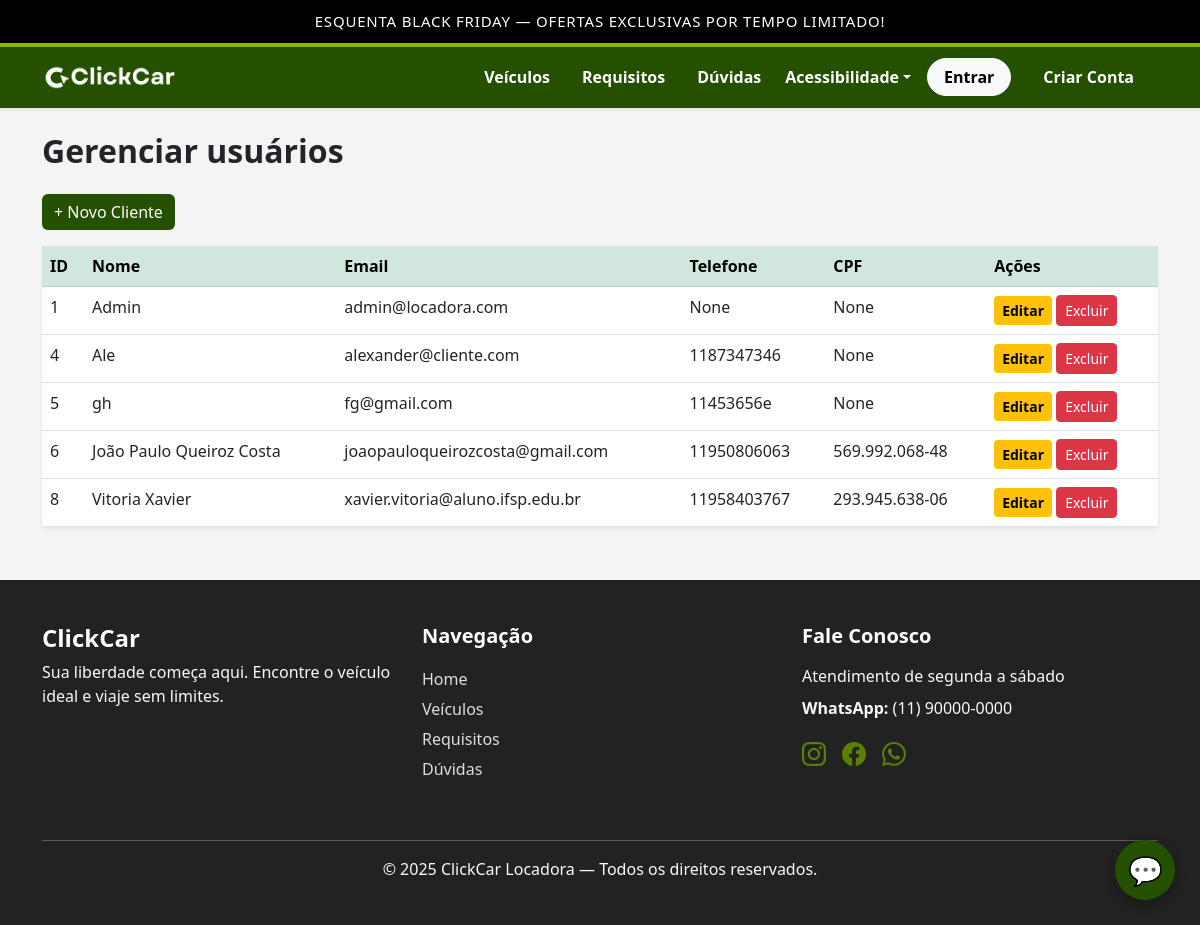
Page /admin/usuario on the earlier database version.
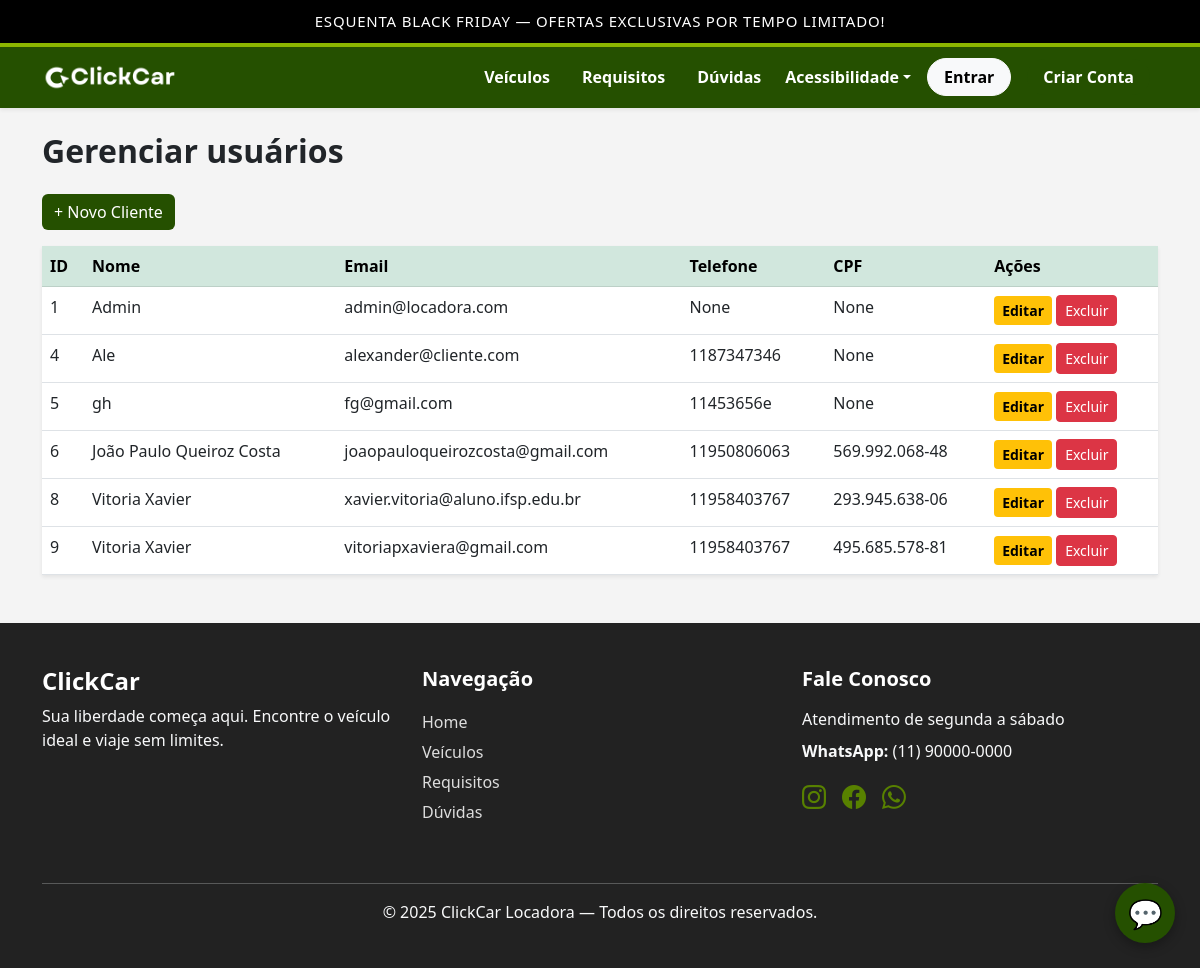
Same page on the later database version.
### models/models.py (models this page shows, shortened)
class Usuario(UserMixin, db.Model):
    __tablename__ = 'usuarios'
    id = db.Column(db.Integer, primary_key=True)
    nome = db.Column(db.String(150), nullable=False)
    email = db.Column(db.String(120), unique=True, nullable=False)
    senha_hash = db.Column(db.String(200), nullable=False)
    perfil_id = db.Column(db.Integer, db.ForeignKey(
        'perfis.id'), nullable=False)
    telefone = db.Column(db.String(20))
    cpf = db.Column(db.String(20))
    criado_em = db.Column(db.DateTime, default=datetime.utcnow)
    email_verificado = db.Column(db.Boolean, default=False)
    codigo_verificacao = db.Column(db.String(6))
    cnh = db.Column(db.String(11), unique=True)
    lista_favoritos = db.relationship('Veiculo', secondary=tabela_favoritos,
                                      backref=db.backref('favoritado_por', lazy='dynamic'))
    enderecos = db.relationship(
        "Endereco",
        backref="usuario",
        cascade="all, delete-orphan",
        lazy=True
    )
    tokens = db.relationship('Token', backref='usuarios',
                             lazy=True, cascade="all, delete-orphan")
    reservas = db.relationship(
        'Reserva',
        backref='usuario',
        cascade="all, delete-orphan"
    )

### controllers/controller.py (the view)
@main.route("/admin/usuario")
def admin_usuario_page():
    db = SessionLocal()
    usuarios = db.query(Usuario).all()
    return render_template("admin/users/list.html", usuarios=usuarios)

### templates/admin/users/list.html (shortened to what this page needs)
{% extends 'base.html' %}
{% block content %}
<h2 class="fw-bold mb-4">Gerenciar usuários</h2>
<a href="{{ url_for('main.admin_novo_cliente') }}" class="btn btn-primary mb-3">+ Novo Cliente</a>
<table class="table table-hover shadow-sm bg-white">
    <thead class="table-success">
        <tr>
            <th>ID</th>
            <th>Nome</th>
            <th>Email</th>
            <th>Telefone</th>
            <th>CPF</th>
            <th>Ações</th>
        </tr>
    </thead>
    <tbody>
        {% for u in usuarios %}
        <tr>
            <td>{{ u.id }}</td>
            <td>{{ u.nome }}</td>
            <td>{{ u.email }}</td>
            <td>{{ u.telefone }}</td>
            <td>{{ u.cpf }}</td>
            <td>
                <a href="{{ url_for('main.edit_user',user_id=u.id) }}" class="btn btn-warning btn-sm">Editar</a>
                <a href="{{ url_for('main.admin_excluir_usuario', user_id=u.id) }}"
                   onclick="return confirm('Excluir cliente?')"
                   class="btn btn-danger btn-sm">Excluir</a>
            </td>
        </tr>
        {% endfor %}
    </tbody>
</table>
{% endblock %}

Differences in the rows shown:
added Usuario: id "9", nome "Vitoria Xavier", email "vitoriapxaviera@gmail.com", telefone "11958403767", cpf "495.685.578-81"
